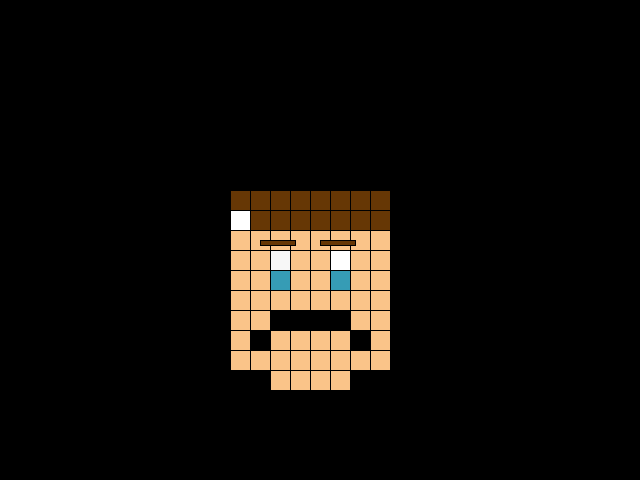
Frame 1 (no input)
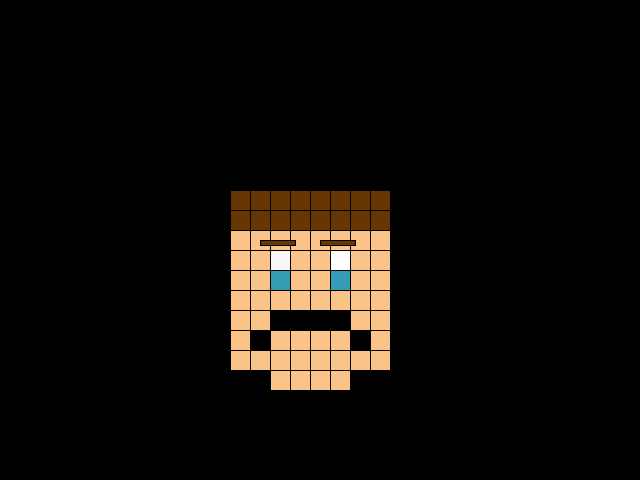
Frame 60 (the mouse pressed at the canvas centre just before this capture)
Frame 120 (the mouse held since frame 60 and released just before this capture): identical to frame 60, image omitted

The Processing sketch that drew these frames (run headless with seeded random() and noise(); from frame 60 on, the mouse is pressed at the canvas centre):

// Processing sketch: processing_128549
// ── processing_128549.pde

void setup(){
  size(640,480);

  
}

void draw(){
   if (keyPressed == true){background(#ffee36);
   } else{ background(0);
   }
  //background(0);
  
  rect(230,210,20,20);
  fill(#fac489);
  rect(230,250,20,20);
  fill(#fac489);
  rect(230,270,20,20);
  fill(#fac489);
  rect(230,290,20,20);
  fill(#fac489);
  rect(230,310,20,20);
  fill(#fac489);
  rect(230,330,20,20);
  fill(#fac489);
  rect(230,350,20,20);
  fill(#fac489);
  
  rect(250,230,20,20);
  fill(#fac489);
  rect(250,250,20,20);
  fill(#fac489);
  rect(250,270,20,20);
  if (keyPressed == true){
    fill(#000000);
   } else{ fill(#fac489);
   }
  //fill(#000000);
  rect(250,290,20,20);
  fill(#fac489);
  rect(250,310,20,20);
  if (keyPressed == true){
    fill(#fac489);
   } else{ fill(#000000);
   }
  //fill(#fac489);
  rect(250,330,20,20);
  fill(#fac489);
  rect(250,350,20,20);
  fill(#fac489);
  
  rect(270,230,20,20);
  fill(#f7f7f7);
   rect(270,250,20,20);
  fill(#369cb5);
  rect(270,270,20,20);
  fill(#fac489);
  rect(270,290,20,20);
  fill(#000000);
  rect(270,310,20,20);
  fill(#fac489);
  rect(270,330,20,20);
  fill(#fac489);
  rect(270,350,20,20);
  fill(#fac489);
  rect(270,370,20,20);
  fill(#fac489);
  
  rect(290,230,20,20);
  fill(#fac489);
  rect(290,250,20,20);
  fill(#fac489);
  rect(290,270,20,20);
  fill(#fac489);
  rect(290,290,20,20);
  fill(#000000);
  rect(290,310,20,20);
  fill(#fac489);
  rect(290,330,20,20);
  fill(#fac489);
  rect(290,350,20,20);
  fill(#fac489);
  rect(290,370,20,20);
  fill(#fac489);
  
  rect(310,230,20,20);
  fill(#fac489);
  rect(310,250,20,20);
  fill(#fac489);
  rect(310,270,20,20);
  fill(#fac489);
  rect(310,290,20,20);
  fill(#000000);
  rect(310,310,20,20);
  fill(#fac489);
  rect(310,330,20,20);
  fill(#fac489);
  rect(310,350,20,20);
  fill(#fac489);
  rect(310,370,20,20);
  fill(#fac489);
  
  rect(330,230,20,20);
  fill(#ffffff);
  rect(330,250,20,20);
  fill(#369cb5);
  rect(330,270,20,20);
  fill(#fac489);
  rect(330,290,20,20);
  fill(#000000);
  rect(330,310,20,20);
  fill(#fac489);
  rect(330,330,20,20);
  fill(#fac489);
  rect(330,350,20,20);
  fill(#fac489);
  rect(330,370,20,20);
  fill(#fac489);
  
  rect(350,230,20,20);
  fill(#fac489);
  rect(350,250,20,20);
  fill(#fac489);
  rect(350,270,20,20);
  if (keyPressed == true){
    fill(#000000);
   } else{ fill(#fac489);
   }
  //fill(#000000);
  rect(350,290,20,20);
  fill(#fac489);
  rect(350,310,20,20);
   if (keyPressed == true){
    fill(#fac489);
   } else{ fill(#000000);
   }
  //fill(#000000);
  rect(350,330,20,20);
  fill(#fac489);
  rect(350,350,20,20);
  fill(#fac489);
  
  rect(370,230,20,20);
  fill(#fac489);
  rect(370,250,20,20);
  fill(#fac489);
  rect(370,270,20,20);
  fill(#fac489);
  rect(370,290,20,20);
  fill(#fac489);
  rect(370,310,20,20);
  fill(#fac489);
  rect(370,330,20,20);
  fill(#fac489);
  rect(370,350,20,20);
  fill(#fac489);
  
  rect(230,230,20,20);
  fill(#663705);
  rect(250,210,20,20);
  fill(#663705);
  rect(270,210,20,20);
  fill(#663705);
  rect(290,210,20,20);
  fill(#663705);
  rect(310,210,20,20);
  fill(#663705);
  rect(330,210,20,20);
  fill(#663705);
  rect(350,210,20,20);
  fill(#663705);
  rect(370,210,20,20);
  fill(#663705);
  
  rect(230,190,20,20);
  fill(#663705);
  rect(250,190,20,20);
  fill(#663705);
  rect(270,190,20,20);
  fill(#663705);
  rect(290,190,20,20);
  fill(#663705);
  rect(310,190,20,20);
  fill(#663705);
  rect(330,190,20,20);
  fill(#663705);
  rect(350,190,20,20);
  fill(#663705);
  rect(370,190,20,20);
  //fill(#663705);
  
  
  fill(#663705);
  if (keyPressed == true){
    rect(260,235,35,5);
   } else{ rect(260,240,35,5);
   }
  fill(#663705);
  if (keyPressed == true){
    rect(320,235,35,5);
   } else{ rect(320,240,35,5);
   }


 
}  
